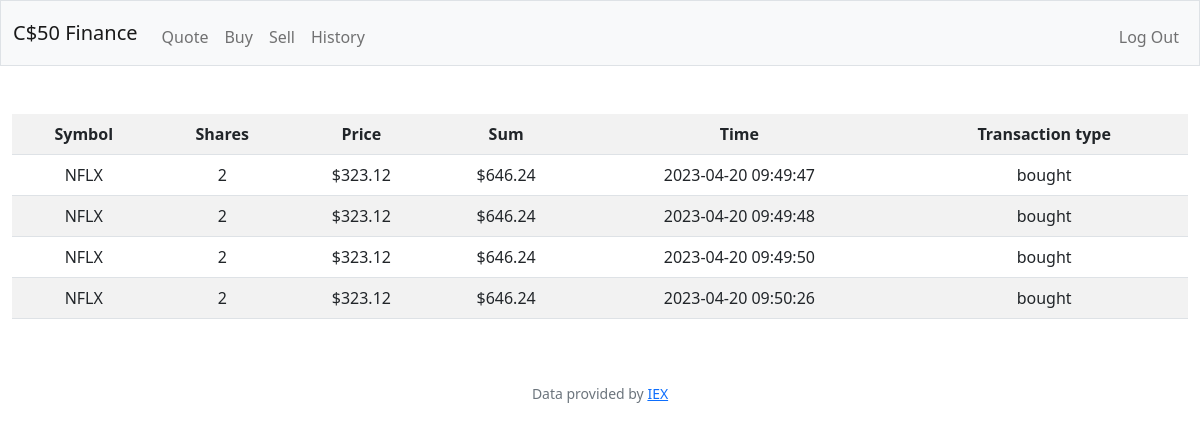
The app's page /history (signed in) with its own data.
### tables this page shows
CREATE TABLE 'transactions' (
transaction_id INTEGER PRIMARY KEY AUTOINCREMENT NOT NULL,'user_id' INTEGER,'symbol' TEXT,'shares_number' INTEGER,'price' REAL,'transaction_sum' REAL,'time' TEXT, 'transaction_type' TEXT, FOREIGN KEY (user_id) REFERENCES users(id)
);

### Problem Set 9 ("Flask")/anzabrik-cs50-problems-2023-x-finance/app.py (the view)
@app.route("/history")
@login_required
def history():
    row_transactions = db.execute("SELECT * FROM transactions WHERE user_id = ?", session["user_id"])
    return render_template("history.html", row_transactions=row_transactions)

### Problem Set 9 ("Flask")/anzabrik-cs50-problems-2023-x-finance/app.py (called while the page is built)
@app.after_request
def after_request(response):
    response.headers["Cache-Control"] = "no-cache, no-store, must-revalidate"
    response.headers["Expires"] = 0
    response.headers["Pragma"] = "no-cache"
    return response

### Problem Set 9 ("Flask")/anzabrik-cs50-problems-2023-x-finance/helpers.py (called while the page is built)
def login_required(f):
    @wraps(f)
    def decorated_function(*args, **kwargs):
        if session.get("user_id") is None:
            return redirect("/login")
        return f(*args, **kwargs)
    return decorated_function

def usd(value):
    return f"${value:,.2f}"

### Problem Set 9 ("Flask")/anzabrik-cs50-problems-2023-x-finance/history.html (shortened to what this page needs)
{% extends "layout.html" %}
{% block main %}
    <table class="table table-striped">
        <tr>
            <th>Symbol</th>
            <th>Shares</th>
            <th>Price</th>
            <th>Sum</th>
            <th>Time</th>
            <th>Transaction type</th>
        </tr>
        {% for row in row_transactions %}
        <tr>
            <td>{{ row["symbol"] }}</td>
            <td>{{ row["shares_number"] }}</td>
            <td>{{ row["price"] | usd }}</td>
            <td>{{ row["transaction_sum"] | usd }}</td>
            <td>{{ row["time"] }}</td>
            <td>{{ row["transaction_type"] }}</td>
        </tr>
        {% endfor %}
    </table>
{% endblock %}

### Problem Set 8 ("HTML, CSS, JavaScript")/anzabrik-cs50-labs-2023-x-trivia/styles.css (style rules this page uses)
body { background-color: #fff; color: #212529; font-size: 1rem; font-weight: 400; line-height: 1.5; margin: 0; text-align: left; }

### records on screen
transactions: symbol "NFLX", shares_number "2", price "$323.12", transaction_sum "$646.24", time "2023-04-20 09:49:47", transaction_type "bought"
transactions: symbol "NFLX", shares_number "2", price "$323.12", transaction_sum "$646.24", time "2023-04-20 09:49:48", transaction_type "bought"
transactions: symbol "NFLX", shares_number "2", price "$323.12", transaction_sum "$646.24", time "2023-04-20 09:49:50", transaction_type "bought"
transactions: symbol "NFLX", shares_number "2", price "$323.12", transaction_sum "$646.24", time "2023-04-20 09:50:26", transaction_type "bought"
